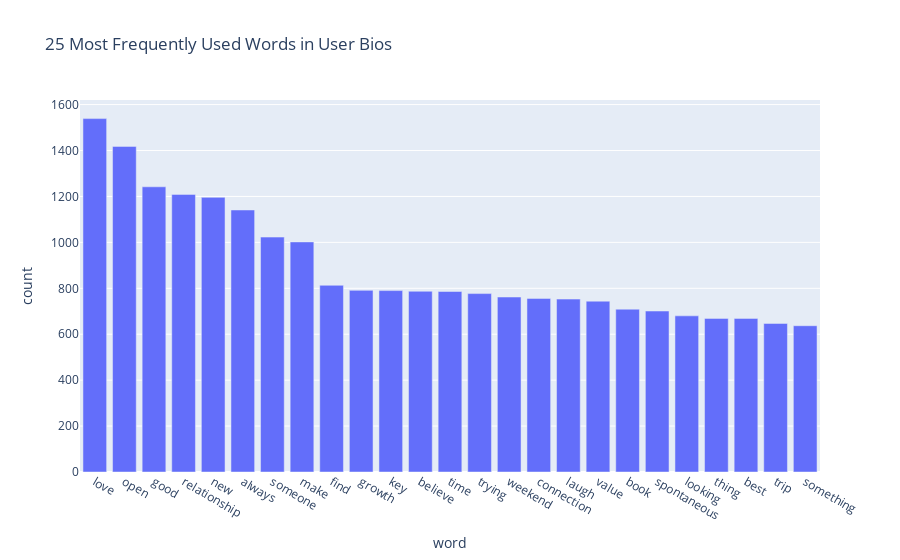

The cell this chart's notebook holds for it:
### Code cell
fig = px.bar(df_words_count.iloc[0:25, :], x='word', y='count', title='25 Most Frequently Used Words in User Bios')
fig.show()

### Figure 1 — Plotly figure (JSON) as saved in the notebook; plotly's stock layout.template omitted (floating-point values rounded to 4 significant figures)
{"data": [{"alignmentgroup": "True", "hovertemplate": "word=%{x}<br>count=%{y}<extra></extra>", "legendgroup": "", "marker": {"color": "#636efa", "pattern": {"shape": ""}}, "name": "", "offsetgroup": "", "orientation": "v", "showlegend": false, "textposition": "auto", "type": "bar", "x": ["love", "open", "good", "relationship", "new", "always", "someone", "make", "find", "growth", "key", "believe", "time", "trying", "weekend", "connection", "laugh", "value", "book", "spontaneous", "looking", "thing", "best", "trip", "something"], "xaxis": "x", "y": [1539, 1418, 1242, 1209, 1196, 1141, 1023, 1002, 813, 791, 790, 787, 786, 777, 762, 756, 753, 744, 709, 701, 680, 669, 669, 647, 637], "yaxis": "y"}], "layout": {"barmode": "relative", "legend": {"tracegroupgap": 0}, "title": {"text": "25 Most Frequently Used Words in User Bios"}, "xaxis": {"anchor": "y", "domain": [0, 1], "title": {"text": "word"}}, "yaxis": {"anchor": "x", "domain": [0, 1], "title": {"text": "count"}}}}
